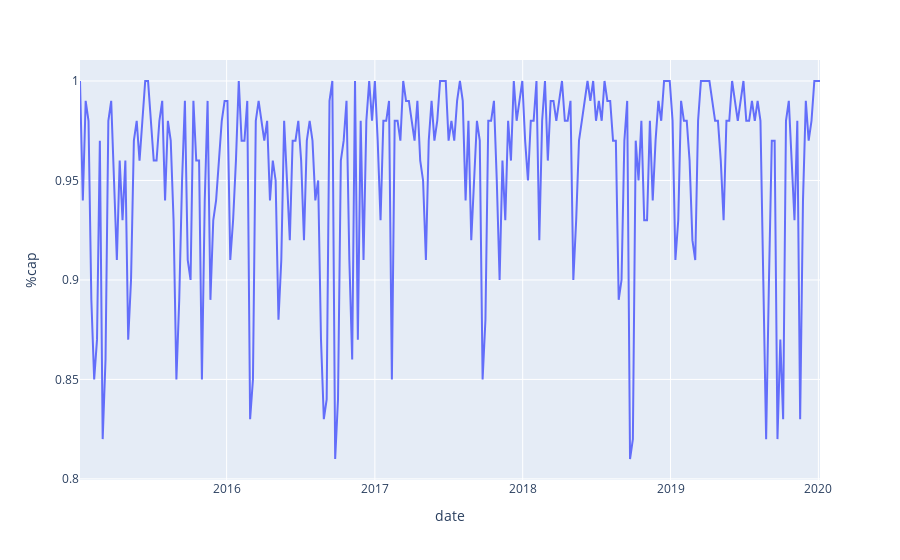

The notebook cell this image was saved under:
### Markdown cell above
# Visualizations

### Code cell
px.line(df_wicked, x=df_wicked.index, y='%cap')

### Figure 1 — Plotly figure (JSON) as saved in the notebook; plotly's stock layout.template omitted (floating-point values rounded to 4 significant figures; data arrays with more than 128 entries replaced by an {"elided": "..."} marker saying what was removed)
{"data": [{"hovertemplate": "date=%{x}<br>%cap=%{y}<extra></extra>", "legendgroup": "", "line": {"color": "#636efa", "dash": "solid"}, "mode": "lines", "name": "", "orientation": "v", "showlegend": false, "type": "scatter", "x": {"elided": "262 str values"}, "xaxis": "x", "y": {"elided": "262 float values"}, "yaxis": "y"}], "layout": {"legend": {"tracegroupgap": 0}, "margin": {"t": 60}, "xaxis": {"anchor": "y", "domain": [0, 1], "title": {"text": "date"}}, "yaxis": {"anchor": "x", "domain": [0, 1], "title": {"text": "%cap"}}}}
